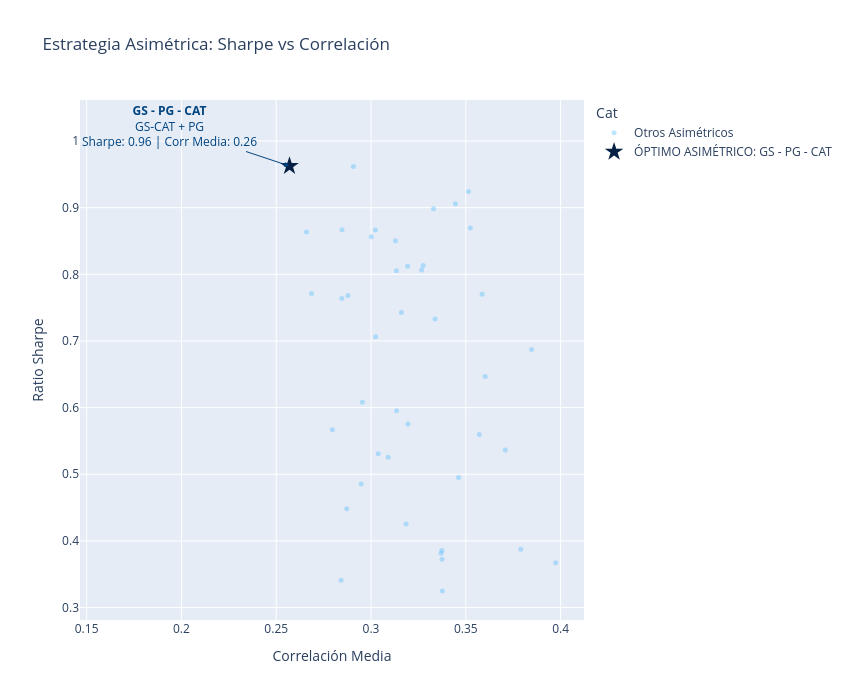

Write notebook code for a chart like this one.
### Code cell
# 1. Preparar datos de retornos
df_close = df.xs("close", axis=1, level=1).filter(items=activos)
df_close.index = pd.to_datetime(df[("date", "date")] if ("date", "date") in df.columns else df.get("date", df.index))
ret = df_close.pct_change().dropna()

r_d, cov_d, corr_m = ret.mean(), ret.cov(), ret.corr()
w = np.array([1/3, 1/3, 1/3])
resultados = []

# 2. Filtrar tríos con correlación asimétrica
for trio in combinations(ret.columns, 3):
    t = list(trio)
    c_sub = corr_m.loc[t, t].values
    r12, r13, r23 = c_sub[0, 1], c_sub[0, 2], c_sub[1, 2]
    _, r_min2, r_max = sorted([r12, r13, r23])
    
    if r_max >= 0.50 and r_min2 <= 0.25:
        rent = np.dot(r_d[t], w) * 252
        vol = np.sqrt(w.T @ cov_d.loc[t, t] @ w) * np.sqrt(252)
        
        if r_max == r12: bloque = f"{t[0]}-{t[1]} + {t[2]}"
        elif r_max == r13: bloque = f"{t[0]}-{t[2]} + {t[1]}"
        else: bloque = f"{t[1]}-{t[2]} + {t[0]}"
            
        resultados.append({
            "Trio": " - ".join(t), "Estructura": bloque,
            "Corr_Max_Par": round(r_max, 4), "Corr": round((r12 + r13 + r23) / 3, 4),
            "Sharpe": round(rent / vol, 4), "Rent": rent, "Vol": vol
        })

df_t = pd.DataFrame(resultados)

# 3. Identificar el óptimo y graficar
top = df_t.loc[df_t["Sharpe"].idxmax()]
opt_cat = f"ÓPTIMO ASIMÉTRICO: {top['Trio']}"
df_t["Cat"] = np.where(df_t.index == top.name, opt_cat, "Otros Asimétricos")

fig = px.scatter(
    df_t, x="Corr", y="Sharpe", color="Cat", hover_data=["Trio", "Estructura", "Corr_Max_Par", "Rent", "Vol"],
    color_discrete_map={"Otros Asimétricos": paleta_bbva["azul_celeste_aqua"], opt_cat: paleta_bbva["azul_oscuro_digital"]},
    title="Estrategia Asimétrica: Sharpe vs Correlación",
    labels={"Corr": "Correlación Media", "Sharpe": "Ratio Sharpe"}
)

fig.add_annotation(
    x=top["Corr"], y=top["Sharpe"], 
    text=f"<b>{top['Trio']}</b><br>{top['Estructura']}<br>Sharpe: {top['Sharpe']:.2f} | Corr Media: {top['Corr']:.2f}",
    showarrow=True, arrowhead=2, arrowcolor=paleta_bbva["azul_logotipo"], ax=-120, ay=-40, font=dict(color=paleta_bbva["azul_logotipo"])
)

fig.update_traces(marker=dict(size=5, opacity=0.4), selector=dict(name="Otros Asimétricos"))
fig.update_traces(marker=dict(size=14, symbol="star"), selector=dict(name=opt_cat))
fig.update_layout(height=700, width=850).show()
fig.write_image(os.path.join(ruta_graficos, ('Estrategia Asimétrica Sharpe vs Correlación' + '.png').replace(' ', '_')))

### Figure 1 — Plotly figure (JSON) as saved in the notebook; plotly's stock layout.template omitted (floating-point values rounded to 4 significant figures; data arrays with more than 128 entries replaced by an {"elided": "..."} marker saying what was removed)
{"data": [{"customdata": {"elided": "42x5 mixed values"}, "hovertemplate": "Cat=Otros Asimétricos<br>Correlación Media=%{x}<br>Ratio Sharpe=%{y}<br>Trio=%{customdata[0]}<br>Estructura=%{customdata[1]}<br>Corr_Max_Par=%{customdata[2]}<br>Rent=%{customdata[3]}<br>Vol=%{customdata[4]}<extra></extra>", "legendgroup": "Otros Asimétricos", "marker": {"color": "#5BBEFF", "opacity": 0.4, "size": 5, "symbol": "circle"}, "mode": "markers", "name": "Otros Asimétricos", "orientation": "v", "showlegend": true, "type": "scatter", "x": [0.3586, 0.3462, 0.337, 0.316, 0.3524, 0.3195, 0.3602, 0.3571, 0.3135, 0.3024, 0.3708, 0.3338, 0.3193, 0.2878, 0.333, 0.3514, 0.3001, 0.3129, 0.3134, 0.3023, 0.2847, 0.3091, 0.3847, 0.3376, 0.2846, 0.3375, 0.3974, 0.2872, 0.2686, 0.2948, 0.2907, 0.2954, 0.3275, 0.3267, 0.3445, 0.3038, 0.2842, 0.3374, 0.266, 0.2796, 0.3185, 0.379], "xaxis": "x", "y": [0.7699, 0.495, 0.3813, 0.7425, 0.8696, 0.5752, 0.6466, 0.5598, 0.5953, 0.7063, 0.5364, 0.733, 0.8119, 0.7682, 0.8983, 0.9242, 0.8563, 0.8503, 0.8055, 0.8664, 0.8667, 0.5255, 0.687, 0.325, 0.7638, 0.3725, 0.3672, 0.4484, 0.7713, 0.4855, 0.9619, 0.608, 0.8131, 0.8066, 0.9059, 0.5307, 0.3411, 0.3857, 0.8633, 0.5669, 0.4255, 0.3875], "yaxis": "y"}, {"customdata": [["GS - PG - CAT", "GS-CAT + PG", 0.6147, 0.205, 0.213]], "hovertemplate": "Cat=ÓPTIMO ASIMÉTRICO: GS - PG - CAT<br>Correlación Media=%{x}<br>Ratio Sharpe=%{y}<br>Trio=%{customdata[0]}<br>Estructura=%{customdata[1]}<br>Corr_Max_Par=%{customdata[2]}<br>Rent=%{customdata[3]}<br>Vol=%{customdata[4]}<extra></extra>", "legendgroup": "ÓPTIMO ASIMÉTRICO: GS - PG - CAT", "marker": {"color": "#072146", "size": 14, "symbol": "star"}, "mode": "markers", "name": "ÓPTIMO ASIMÉTRICO: GS - PG - CAT", "orientation": "v", "showlegend": true, "type": "scatter", "x": [0.257], "xaxis": "x", "y": [0.9625], "yaxis": "y"}], "layout": {"annotations": [{"arrowcolor": "#004481", "arrowhead": 2, "ax": -120, "ay": -40, "font": {"color": "#004481"}, "showarrow": true, "text": "<b>GS - PG - CAT</b><br>GS-CAT + PG<br>Sharpe: 0.96 | Corr Media: 0.26", "x": 0.257, "y": 0.9625}], "height": 700, "legend": {"title": {"text": "Cat"}, "tracegroupgap": 0}, "title": {"text": "Estrategia Asimétrica: Sharpe vs Correlación"}, "width": 850, "xaxis": {"anchor": "y", "domain": [0, 1], "title": {"text": "Correlación Media"}}, "yaxis": {"anchor": "x", "domain": [0, 1], "title": {"text": "Ratio Sharpe"}}}}
